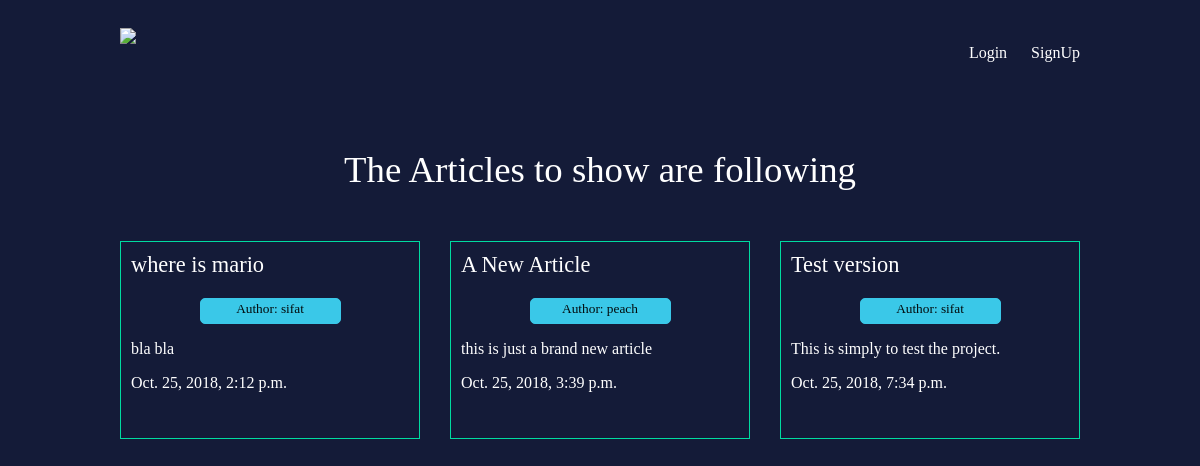
The app's page /articles/ with its own data.
### articles/models.py (models this page shows, shortened)
class Article(models.Model):
	title = models.CharField(max_length=100)
	slug = models.SlugField()
	body = models.TextField()
	date = models.DateTimeField(auto_now_add=True) #this
	thumb = models.ImageField(default='default.png', blank=True)
	author = models.ForeignKey(User, default=None, on_delete=models.CASCADE)
	def snippet(self):
		string = self.body[:50]
		if(len(string) == 50):
			string = string + " ..."
		return string

### articles/views.py (the view)
def article_list(request):
	articles = Article.objects.all().order_by("date")
	return render(request, 'articles/article_list.html', {'articles' : articles})

### articles/templates/articles/article_list.html
{% extends 'base_layout.html' %}
{% block content %}
	<h1>The Articles to show are following</h1>
	<div class="articles">
		{% for article in articles %}
			<div class="article">
				<div class="article-title"><a href="{% url 'articles:detail' slug=article.slug %}">{{ article.title }}</a></div>
				<div class="author"><small>Author: {{article.author }}</small></div>
				<p>{{ article.snippet }}</p>
				<p>{{ article.date }}</p>
			</div>
		{% endfor %}
	</div>
{% endblock %}

### templates/base_layout.html (shortened to what this page needs)
{% load static from staticfiles %}
<!DOCTYPE html>
<html>
<head>
	<link rel="stylesheet" type="text/css" href="{% static 'styles.css' %}">
</head>
<body>
	<header class="wrapper">
	<div class="image-logo"><a href="{% url 'home' %}"><img src="{% static 'logo2.jpg' %}"></a></div>
	<nav>
		<ul>
			{% if user.is_authenticated %}
			<li>
				<form class="logout-link" action="{% url 'accounts:logout' %}" method="post">
					{% csrf_token %}
					<button type="submit">Logout</button>
				</form>
			</li>
			<li><a href="{% url 'articles:create' %}" class="highlight">New Article</a></li>
			{% else %}
				<li><a href="{% url 'accounts:login' %}">Login</a></li>
				<li><a href="{% url 'accounts:signup' %}">SignUp</a></li>
			{% endif %}
		</ul>
	</nav>
	</header>
	<div class="wrapper">
		{% block content %}
		{% endblock %}
	</div>
</body>
</html>

### assets/styles.css (style rules this page uses)
body { background-color: #141b38; color: #fff; }
body * { font-family: Ubuntu; padding: 0px; }
h1, h2, h3, h4, h5 { font-weight: normal; margin: 0; }
a, a:hover { color: #fff; text-decoration: none; }
.wrapper , .wrapper-header { max-width: 960px; margin: 0 auto; }
div.wrapper h1 { text-align: center; margin: 50px auto; font-size: 2.3em; }
header img { height: 90px; margin: 0 auto; text-align: center; }
header { display: grid; grid-template-columns:1fr 1fr; padding: 20px 0; }
nav { justify-self: end; }
nav li { display: inline-block; margin-left: 20px; }
.articles { display: grid; grid-template-columns: 1fr 1fr 1fr; grid-gap: 30px; }
.article { padding: 10px; border: 1px solid #00dba0; position: relative; padding-bottom: 30px; }
.article-title { font-size: 1.4em; padding: 0; margin: 0; border: 0; padding-bottom: 20px; }
.article .author { border: 1px solid #3ac8e8; background-color: #3ac8e8; border-radius: 5px; text-align: center; width: 50%; margin: 0 auto; padding-bottom: 2%; color: #020a0c; }

### records on screen
Article: title "where is mario", author "sifat", snippet "bla bla", date "Oct. 25, 2018, 2:12 p.m."
Article: title "A New Article", author "peach", snippet "this is just a brand new article", date "Oct. 25, 2018, 3:39 p.m."
Article: title "Test version", author "sifat", snippet "This is simply to test the project.", date "Oct. 25, 2018, 7:34 p.m."
